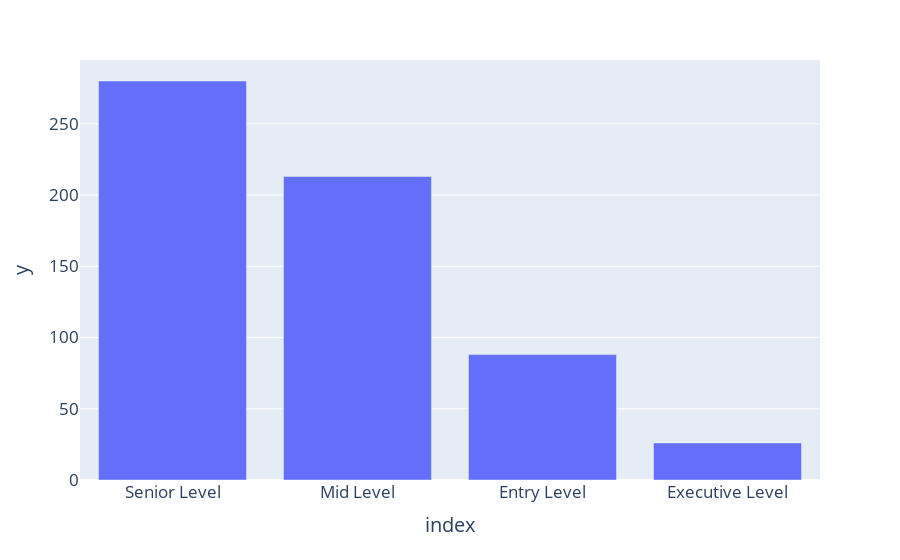

The notebook cell saved with this chart:
### Code cell
g=px.bar(exp, x=exp.index, y=exp.values)
g.update_layout(
    font=dict(size=17))
g.show()

### Figure 1 — Plotly figure (JSON) as saved in the notebook; plotly's stock layout.template omitted (floating-point values rounded to 4 significant figures)
{"data": [{"alignmentgroup": "True", "hovertemplate": "index=%{x}<br>y=%{y}<extra></extra>", "legendgroup": "", "marker": {"color": "#636efa", "pattern": {"shape": ""}}, "name": "", "offsetgroup": "", "orientation": "v", "showlegend": false, "textposition": "auto", "type": "bar", "x": ["Senior Level", "Mid Level", "Entry Level", "Executive Level"], "xaxis": "x", "y": [280, 213, 88, 26], "yaxis": "y"}], "layout": {"barmode": "relative", "font": {"size": 17}, "legend": {"tracegroupgap": 0}, "margin": {"t": 60}, "xaxis": {"anchor": "y", "domain": [0, 1], "title": {"text": "index"}}, "yaxis": {"anchor": "x", "domain": [0, 1], "title": {"text": "y"}}}}
